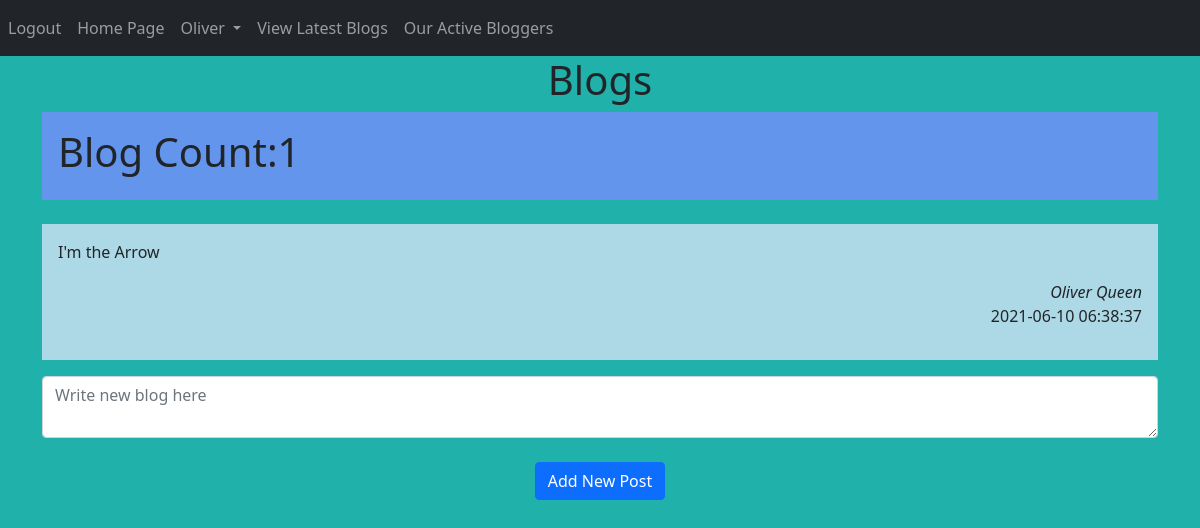
/ (signed in), run on an earlier commit of the app's database.
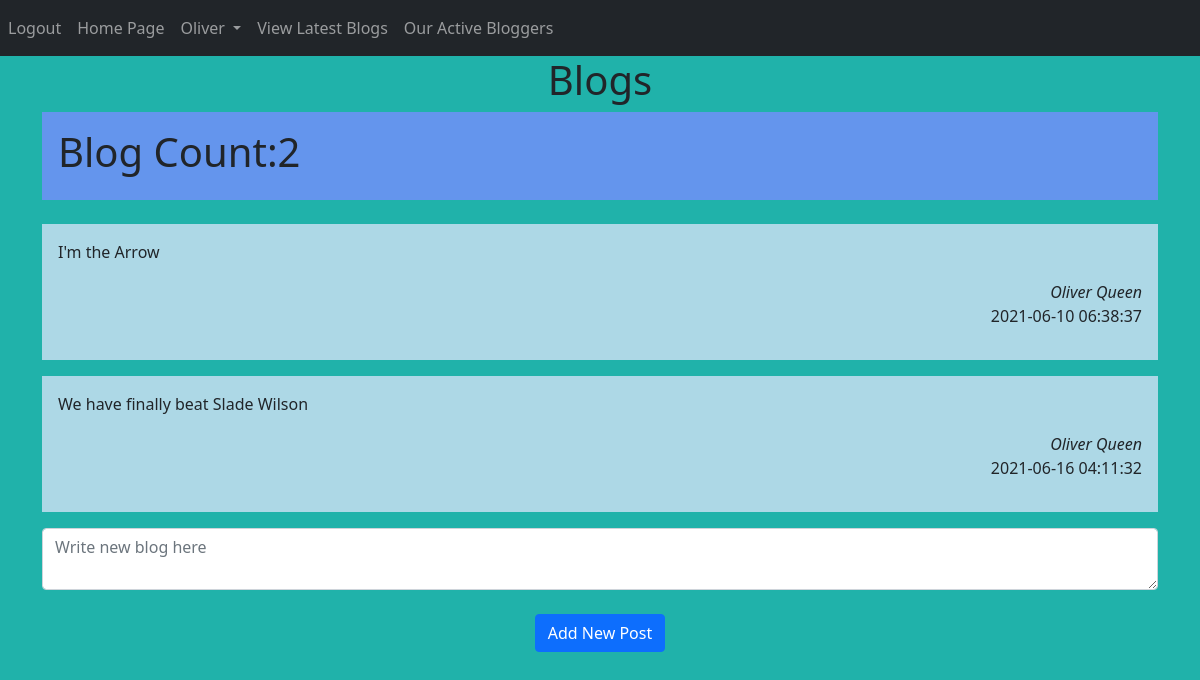
And on a later commit of the database.
### Website/models.py (models this page shows)
class User(db.Model,UserMixin):
    id=db.Column(db.Integer,primary_key=True)
    email=db.Column(db.String(100),unique=True)
    phoneNumber=db.Column(db.String(10),unique=True)
    password=db.Column(db.String(100))
    firstName=db.Column(db.String(100))
    lastName=db.Column(db.String(100))
    blogs=db.relationship('Blog')

class Blog(db.Model):
      id=db.Column(db.Integer,primary_key=True)
      data=db.Column(db.String(10000))
      date=db.Column(db.DateTime(timezone=True),default=func.now())
      userId=db.Column(db.Integer,db.ForeignKey('user.id'))

### Website/views.py (the view, shortened to what this page needs)
@views.route("/",methods=["GET","POST"])
@login_required
def home():
    blogLength=len(current_user.blogs)
    return render_template("home.html",user=current_user,length=blogLength)

### Website/__init__.py (called while the page is built)
def createApp():
    app=Flask(__name__)
    app.config['SECRET_KEY']='adflsbvgaj'
    app.config['SQLALCHEMY_DATABASE_URI']=f'sqlite:///{DB_NAME}'
    db.init_app(app)
    from .views import views
    from .auth import auth
    app.register_blueprint(views,url_prefix='/')
    app.register_blueprint(auth,url_prefix='/')
    from .models import User,Blog
    createDB(app)
    login_manager=LoginManager()
    login_manager.login_view='auth.login'
    login_manager.init_app(app)
    @login_manager.user_loader
    def loadUser(id):
         return User.query.get(int(id))
    return app

### Website/templates/home.html (shortened to what this page needs)
{% extends "base.html"%}
{% block content %}
<h1 align="center">Blogs</h1>
<div class="card-body" style="background-color:cornflowerblue;">
    <h1>Blog Count:{{length}}</h1>
</div>
<br/>
<ul class="list-group list-group-flush">
{% for blog in user.blogs%}
<figure>
    <div class="card-body" style="background-color:lightblue;">
      <p>{{blog.data}}</p>
    <div align="right">
        <cite align="right" title="Source Title">{{user.firstName + " "+ user.lastName}}</cite>
        <p>{{blog.date}}</p>
    </div>
      </div>
  </figure>
{% endfor %}
</ul>
<form method="POST">
    <textarea name="blog" id="blog" class="form-control" placeholder="Write new blog here"></textarea><br/>
    <div align="center">
        <button type="submit" class="btn btn-primary">Add New Post</button>
    </div>
</form>
{% endblock %}

### Website/templates/base.html (shortened to what this page needs)
<!DOCTYPE html>
<html>
<head>
    <link href="https://cdn.jsdelivr.net/npm/bootstrap@5.0.1/dist/css/bootstrap.min.css" rel="stylesheet">
</head>
<body style="background-color: lightseagreen;">
    <nav class="navbar navbar-expand-lg navbar-dark bg-dark">
          <div class="collapse navbar-collapse" id="navbar">
            <ul class="navbar-nav me-auto mb-2 mb-lg-0">
              <li class="nav-item">
                {% if user.is_authenticated%}
                <a class="nav-item nav-link" id="logout" href="/logout">Logout</a>
              </li>
              <li>
                <a class="nav-item nav-link" id="home" href="/">Home Page</a>
              </li>
              <li class="nav-item dropdown">
                <a class="nav-link dropdown-toggle" href="#" id="navbarDropdown" role="button" data-bs-toggle="dropdown" aria-expanded="false">
                  {{user.firstName}}
                </a>
                <li>
                <a class="nav-item nav-link" id="viewblogs" href="/allblogs">View Latest Blogs</a>
                </li>
                <li>
                  <a class="nav-item nav-link" id="viewblogs" href="/bloggers">Our Active Bloggers</a>
                </li>
              </li>
        {%endif%}
      </nav>
      <div class="container">
          {%block content%}
          {%endblock%}
      </div>
</body>
</html>

What changed in the data, as far as the page shows it:
added Blog: data "We have finally beat Slade Wilson", {{ user.firstName + " "+ user.lastName }} "Oliver Queen", date "2021-06-16 04:11:32"
Also different on the page:
{{ length }}: "1" → "2"
